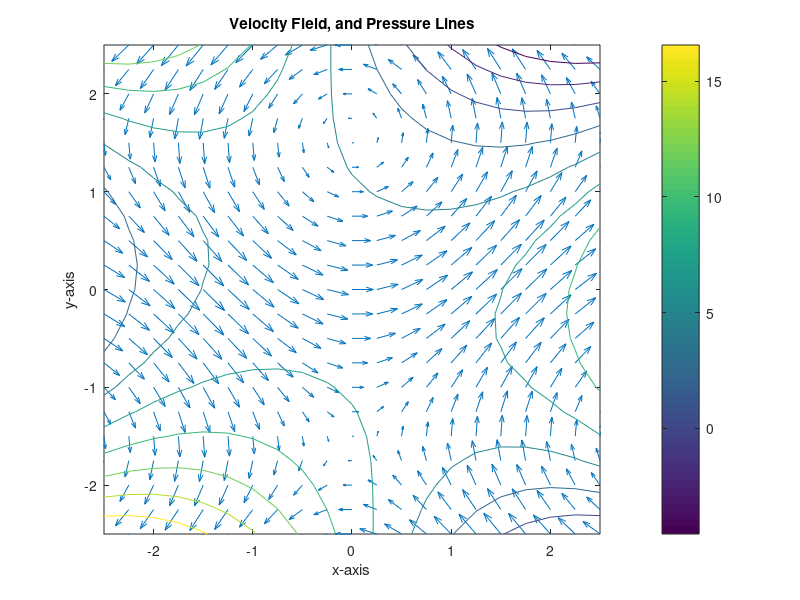

Source code (MATLAB): (Note: this script raises an error after producing the figure.)
%% HW05 part A - Velocity Field
% adapted from (jose lopez salinas)'s solution 
% Setup
clear;
close all;

% create points to visualize
xyLim  = 2.5;
xyStep = xyLim/10;
[x, y] = meshgrid(-xyLim : xyStep : xyLim);

VectorX = cos(y); % vector in the x direction
VectorY = sin(x); % vector in the y direction

V = sqrt(VectorX.^2 + VectorY.^2);
PHI = 6 + x.^3 / 3 - y.^2 .* x - y;
[Dx, Dy] = gradient(V, 0.2, 0.2);

% Display
figure;
quiver(x, y, VectorX, VectorY);
hold on;
contour(x, y, PHI);
colorbar;
hold off;
xlabel('x-axis');
ylabel('y-axis');
title('Velocity Field, and Pressure Lines');

% Export Graphics
fig = gcf;
fig.PaperUnits = 'inches';
fig.PaperPosition = [0 0 9 6];
print('vectorField', '-dpng', '-r0')